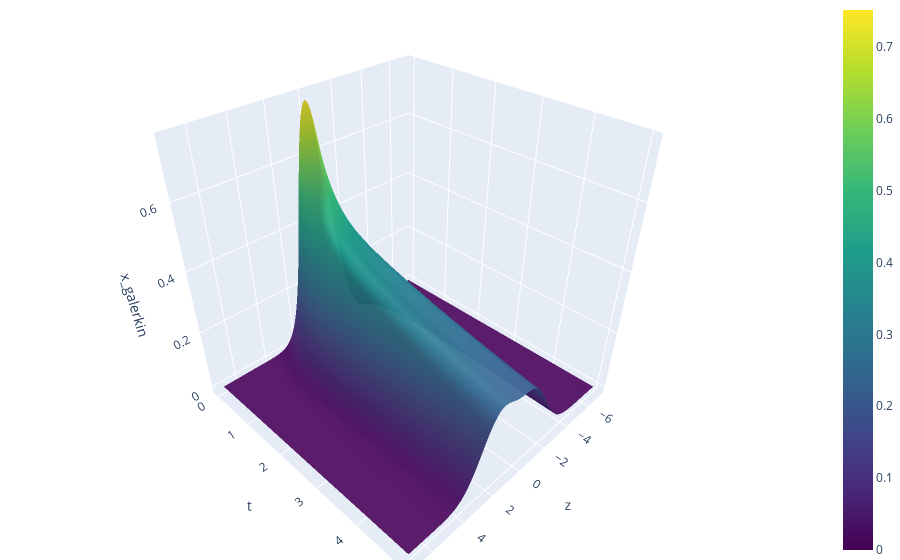

This figure's notebook cell:
### Markdown cell above
### Simulation Galerkin

### Code cell
z_vals, t_vals, X_gal = num_approx_galerkin(x0, n, hz, ht, Tmax)

# interactive surface plot (x, t, M)
plot_sim_result(z_vals, t_vals, X_gal, 'x_galerkin')

### Figure 1 — Plotly figure (JSON) as saved in the notebook; plotly's stock layout.template omitted (floating-point values rounded to 4 significant figures; data arrays with more than 128 entries replaced by an {"elided": "..."} marker saying what was removed)
{"data": [{"colorscale": [[0, "#440154"], [0.1111, "#482878"], [0.2222, "#3e4989"], [0.3333, "#31688e"], [0.4444, "#26828e"], [0.5556, "#1f9e89"], [0.6667, "#35b779"], [0.7778, "#6ece58"], [0.8889, "#b5de2b"], [1, "#fde725"]], "contours": {"z": {"highlight": false, "usecolormap": true}}, "opacity": 0.95, "type": "surface", "x": {"elided": "141 float values"}, "y": [0.0, 0.05, 0.1, 0.15, 0.2, 0.25, 0.3, 0.35, 0.4, 0.45, 0.5, 0.55, 0.6, 0.65, 0.7, 0.75, 0.8, 0.85, 0.9, 0.95, 1.0, 1.05, 1.1, 1.15, 1.2, 1.25, 1.3, 1.35, 1.4, 1.45, 1.5, 1.55, 1.6, 1.65, 1.7, 1.75, 1.8, 1.85, 1.9, 1.95, 2.0, 2.05, 2.1, 2.15, 2.2, 2.25, 2.3, 2.35, 2.4, 2.45, 2.5, 2.55, 2.6, 2.65, 2.7, 2.75, 2.8, 2.85, 2.9, 2.95, 3.0, 3.05, 3.1, 3.15, 3.2, 3.25, 3.3, 3.35, 3.4, 3.45, 3.5, 3.55, 3.6, 3.65, 3.7, 3.75, 3.8, 3.85, 3.9, 3.95, 4.0, 4.05, 4.1, 4.15, 4.2, 4.25, 4.3, 4.35, 4.4, 4.45, 4.5, 4.55, 4.6, 4.65, 4.7, 4.75, 4.8, 4.85, 4.9, 4.95, 5.0], "z": {"elided": "101x141 float values"}}], "layout": {"autosize": true, "margin": {"b": 0, "l": 0, "r": 0, "t": 0}, "scene": {"xaxis": {"title": {"text": "z"}}, "yaxis": {"title": {"text": "t"}}, "zaxis": {"title": {"text": "x_galerkin"}}}}}
